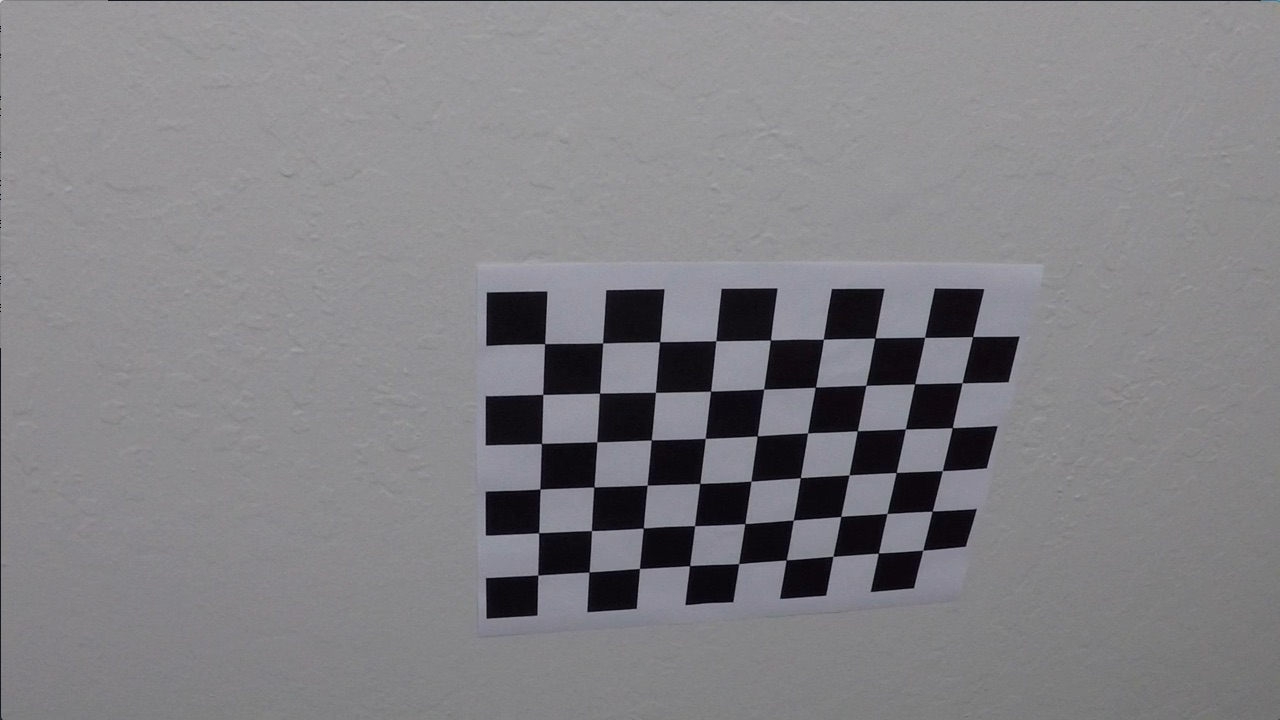
#> input picture camera_cal/calibration10.jpg, 1280 x 720 px; its folder holds only this picture in this run
$ jupyter execute --allow-errors lane_detection.ipynb   (shell and % lines are left out)   (older library calls are emulated)
#> lines starting #> are read from the running program, lines starting #| are printed output that depends on the picture; after the words box and inside, x2 and y2 are one past the last pixel; in counts of white or black regions, pixels touching at a corner belong together
[cell 1]
import numpy as np
import cv2
import glob
import pickle
import matplotlib.pyplot as plt
import matplotlib.image as mpimg
#%matplotlib qt


# prepare object points, like (0,0,0), (1,0,0), (2,0,0) ....,(6,5,0)
objp = np.zeros((6*9,3), np.float32)
objp[:,:2] = np.mgrid[0:9,0:6].T.reshape(-1,2)


# Arrays to store object points and image points from all the images.
objpoints = [] # 3d points in real world space
imgpoints = [] # 2d points in image plane.

# Make a list of calibration images
images = glob.glob('camera_cal/calibration*.jpg')

# Step through the list and search for chessboard corners
for fname in images:
    img = cv2.imread(fname)
#> img is the input picture: shape (720, 1280, 3); mean B, G, R 133.1, 129.4, 130.2
    gray = cv2.cvtColor(img,cv2.COLOR_BGR2GRAY)

    # Find the chessboard corners
    ret, corners = cv2.findChessboardCorners(gray, (9,6),None)
#> ret = True; corners = 54 rows, first 8: [545.3, 343.1], [602.7, 342.8], [660.1, 341.3], [715.8, 340.7], [770.6, 340], [823.5, 339.2], [874.3, 338.5], [925.1, 337.4]

    # If found, add object points, image points
    if ret == True:
        objpoints.append(objp)
        imgpoints.append(corners)

        # [5 lines of commented-out code are left out]

print("done")

[cell 2]
# A function that takes an image, object points, and image points
# performs the camera calibration, image distortion correction and
# returns the undistorted image
def cal_undistort(img, objpoints, imgpoints):
    img_size = (img.shape[1], img.shape[0])
    # Use cv2.calibrateCamera() and cv2.undistort()
    ret, mtx, dist, rvecs, tvecs = cv2.calibrateCamera(objpoints, imgpoints, img_size,None,None)
    dst = cv2.undistort(img, mtx, dist, None, mtx)
    #undist = np.copy(img)  # Delete this line
    return dst

print("done")

[cell 3]
#unit test
#Read in an image
img = cv2.imread('camera_cal/calibration1.jpg')
#> (the rest of this cell did not finish here and is left out)

[cell 4]
def warper(img, src, dst):

    # Compute and apply perpective transform
    img_size = (img.shape[1], img.shape[0])
    M = cv2.getPerspectiveTransform(src, dst)
    Minv = cv2.getPerspectiveTransform(dst, src)
    warped = cv2.warpPerspective(img, M, img_size, flags=cv2.INTER_NEAREST)  # keep same size as input image

    return warped, M, Minv

print("done")

[cell 5]
#unit test

img = mpimg.imread('test_images/straight_lines1.jpg')
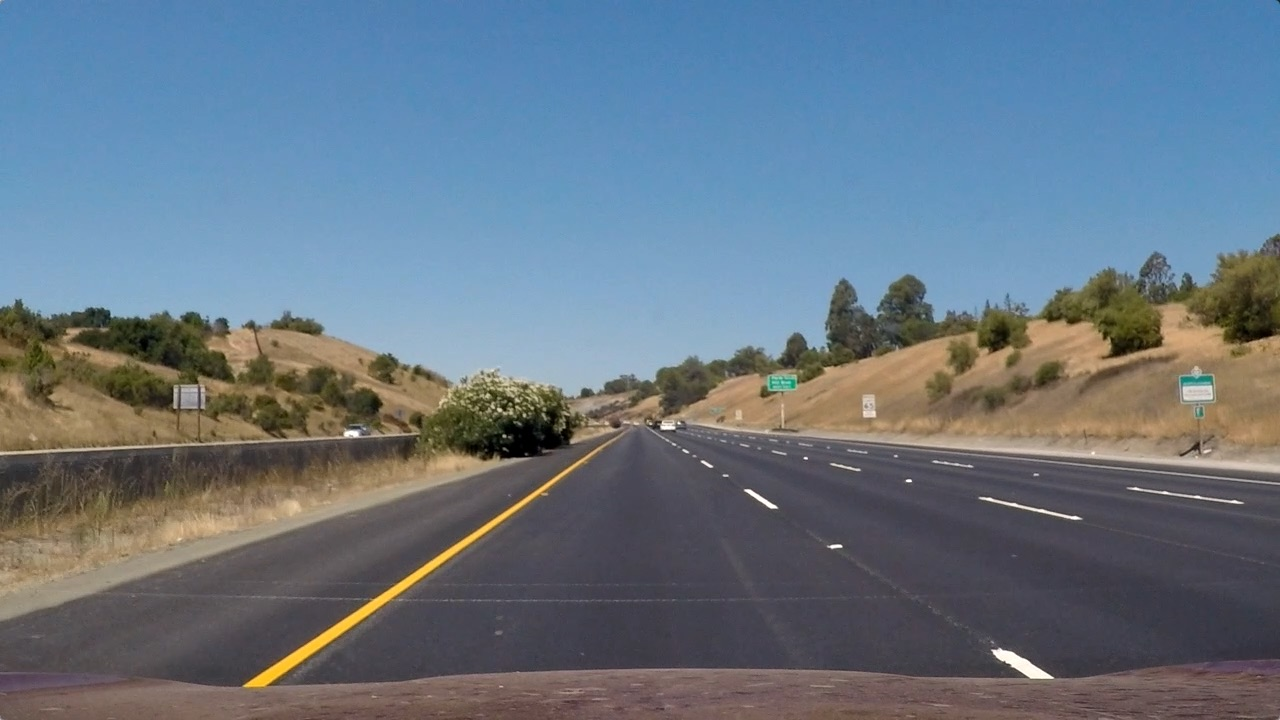
#> input picture test_images/straight_lines1.jpg, 1280 x 720 px
#> img is the input picture: shape (720, 1280, 3); mean R, G, B 103.2, 117.7, 131.2
img_size = (img.shape[1], img.shape[0])

src = np.float32(
    [[(img_size[0] / 2) - 55, img_size[1] / 2 + 100],
    [((img_size[0] / 6) - 10), img_size[1]],
    [(img_size[0] * 5 / 6) + 60, img_size[1]],
    [(img_size[0] / 2 + 55), img_size[1] / 2 + 100]])
dst = np.float32(
    [[(img_size[0] / 4), 0],
    [(img_size[0] / 4), img_size[1]],
    [(img_size[0] * 3 / 4), img_size[1]],
    [(img_size[0] * 3 / 4), 0]])

undistorted_img = cal_undistort(img, objpoints, imgpoints)
#> in cal_undistort, `ret, mtx, dist, rvecs, tvecs = cv2.calibrateCamera(objpoints, imgpoint..`: ret = 0.68; mtx = [[1143.7, 0, 681.7], [0, 1109.2, 367.7], [0, 0, 1]]; dist = [[-0.515, 2.99, -0.00876, 0.00937, 1.41]]; rvecs = ([0.451, -0.252, 0.0361],); tvecs = ([-2.31, -0.422, 19.12],)
result, M, Minv= warper(undistorted_img, src, dst)
#> M = [[-0.482, -1.46, 926.9], [-2.02e-16, -1.92, 885], [-3.17e-19, -0.00235, 1]]; Minv = [[0.172, -0.779, 530], [2.37e-16, -0.52, 460], [2.12e-19, -0.00122, 1]]

# Plot the result
f, (ax1, ax2) = plt.subplots(1, 2, figsize=(24, 9))
f.tight_layout()

ax1.imshow(undistorted_img)
ax1.set_title('Original Image', fontsize=40)
x = [src[0][0],src[1][0],src[2][0],src[3][0],src[0][0]]
y = [src[0][1],src[1][1],src[2][1],src[3][1],src[0][1]]
ax1.plot(x, y,'r-',lw=4)


ax2.imshow(result)
ax2.set_title('Warped Image', fontsize=40)
x = [dst[0][0],dst[1][0],dst[2][0],dst[3][0],dst[0][0]]
y = [dst[0][1],dst[1][1],dst[2][1],dst[3][1],dst[0][1]]
ax2.plot(x, y,'r-',lw=4)
plt.subplots_adjust(left=0., right=1, top=0.9, bottom=0.)

[cell 6]
def gradient_threshold(img, s_thresh=(170, 255), sx_thresh=(20, 100)):
    img = np.copy(img)
    # Convert to HSV color space and separate the V channel
    hls = cv2.cvtColor(img, cv2.COLOR_RGB2HLS).astype(np.float)
    l_channel = hls[:,:,1]
    s_channel = hls[:,:,2]
    # Sobel x
    sobelx = cv2.Sobel(l_channel, cv2.CV_64F, 1, 0) # Take the derivative in x
    abs_sobelx = np.absolute(sobelx) # Absolute x derivative to accentuate lines away from horizontal
    scaled_sobel = np.uint8(255*abs_sobelx/np.max(abs_sobelx))

    # Threshold x gradient
    sxbinary = np.zeros_like(scaled_sobel)
    sxbinary[(scaled_sobel >= sx_thresh[0]) & (scaled_sobel <= sx_thresh[1])] = 1

    # Threshold color channel
    s_binary = np.zeros_like(s_channel)
    s_binary[(s_channel >= s_thresh[0]) & (s_channel <= s_thresh[1])] = 1
    # Stack each channel
    # Note color_binary[:, :, 0] is all 0s, effectively an all black image. It might
    # be beneficial to replace this channel with something else.
    color_binary = np.dstack(( np.zeros_like(sxbinary), sxbinary, s_binary))

    combined_binary = np.zeros_like(sxbinary)
    combined_binary[(s_binary == 1) | (sxbinary == 1)] = 1

    return combined_binary

print("done")

[cell 7]
#unit test
img = cv2.imread('test_images/test5.jpg')
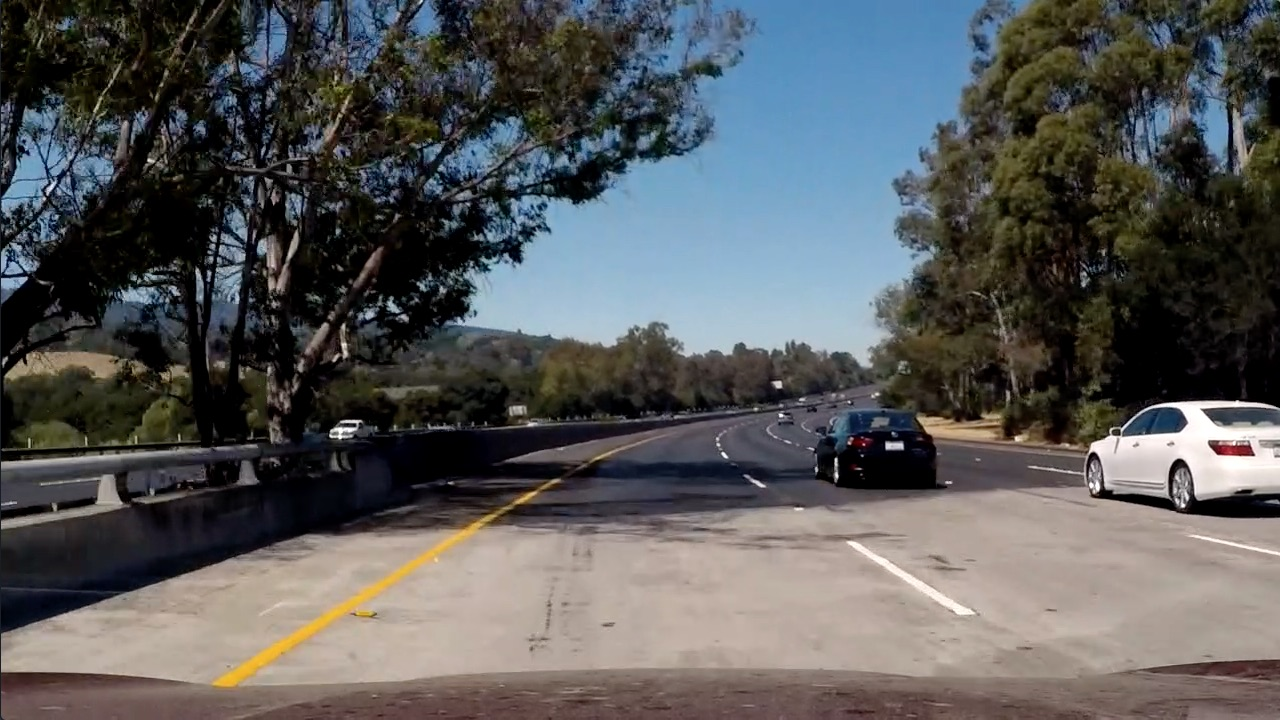
#> input picture test_images/test5.jpg, 1280 x 720 px
#> img is the input picture: shape (720, 1280, 3); mean B, G, R 89.8, 89.3, 88.5
img = cv2.cvtColor(img, cv2.COLOR_BGR2RGB)

result = gradient_threshold(img)
#> result: shape (720, 1280); values 0 (black) and 1 (white), 20.3% white; 4257 white regions (3568 under 20 px), largest, box (x1, y1, x2, y2) and area: (0, 0, 708, 459) 83453, (1077, 384, 1280, 511) 5435, (334, 417, 567, 493) 4541

# Plot the result
f, (ax1, ax2) = plt.subplots(1, 2, figsize=(24, 9))
f.tight_layout()

ax1.imshow(img)
ax1.set_title('Original Image', fontsize=40)


ax2.imshow(result, cmap='gray')
ax2.set_title('Gradient Thresholded Image', fontsize=40)
plt.subplots_adjust(left=0., right=1, top=0.9, bottom=0.)

print("Done")

[cell 8]
img = cv2.imread('test_images/test3.jpg')
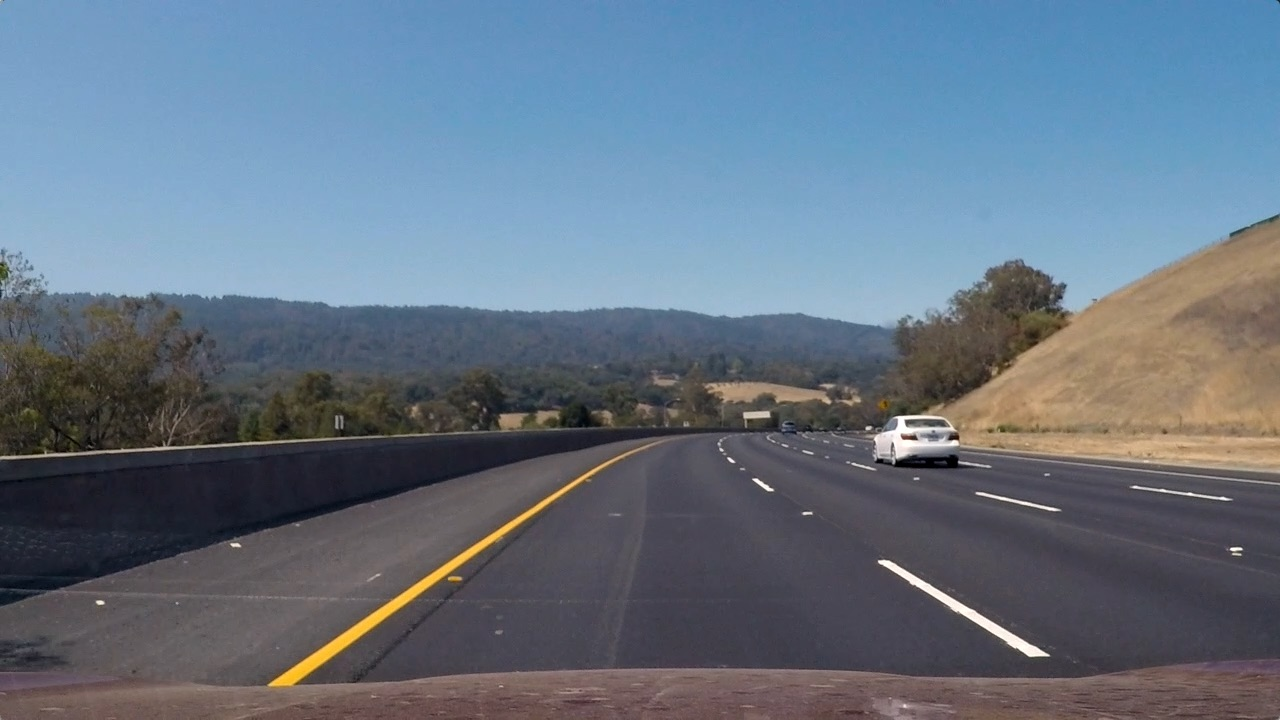
#> input picture test_images/test3.jpg, 1280 x 720 px
#> img is the input picture: shape (720, 1280, 3); mean B, G, R 130.7, 115.3, 101.1
img = cv2.cvtColor(img, cv2.COLOR_BGR2RGB)

undistorted_img = cal_undistort(img, objpoints, imgpoints)
warped_img, M, Minv = warper(undistorted_img, src, dst)
binary_warped = gradient_threshold(warped_img)
#> binary_warped: shape (720, 1280); values 0 (black) and 1 (white), 2.7% white; 429 white regions (351 under 20 px), largest, box (x1, y1, x2, y2) and area: (328, 144, 447, 707) 14522, (1013, 281, 1086, 394) 2355, (959, 608, 999, 696) 1309

# Plot the result
f, (ax1, ax2) = plt.subplots(1, 2, figsize=(24, 9))
f.tight_layout()

ax1.imshow(img)
ax1.set_title('Original Image', fontsize=40)


ax2.imshow(binary_warped, cmap='gray')
ax2.set_title('Warped Image', fontsize=40)
plt.subplots_adjust(left=0., right=1, top=0.9, bottom=0.)

[cell 9]
histogram = np.sum(binary_warped[binary_warped.shape[0]//2:,:], axis=0)
#> histogram = 1280 values, max 198 at index 365, min 0 at index 0, mean 10.94
plt.plot(histogram)
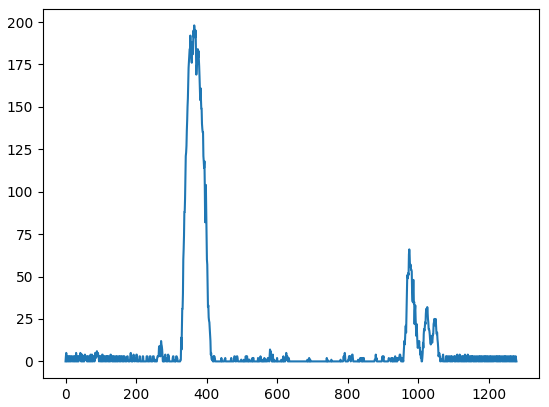
#> figure drawn by matplotlib, 1 panel; curve peaks at x = 365, y = 198
#> (the rest of the program and of its run is left out)
